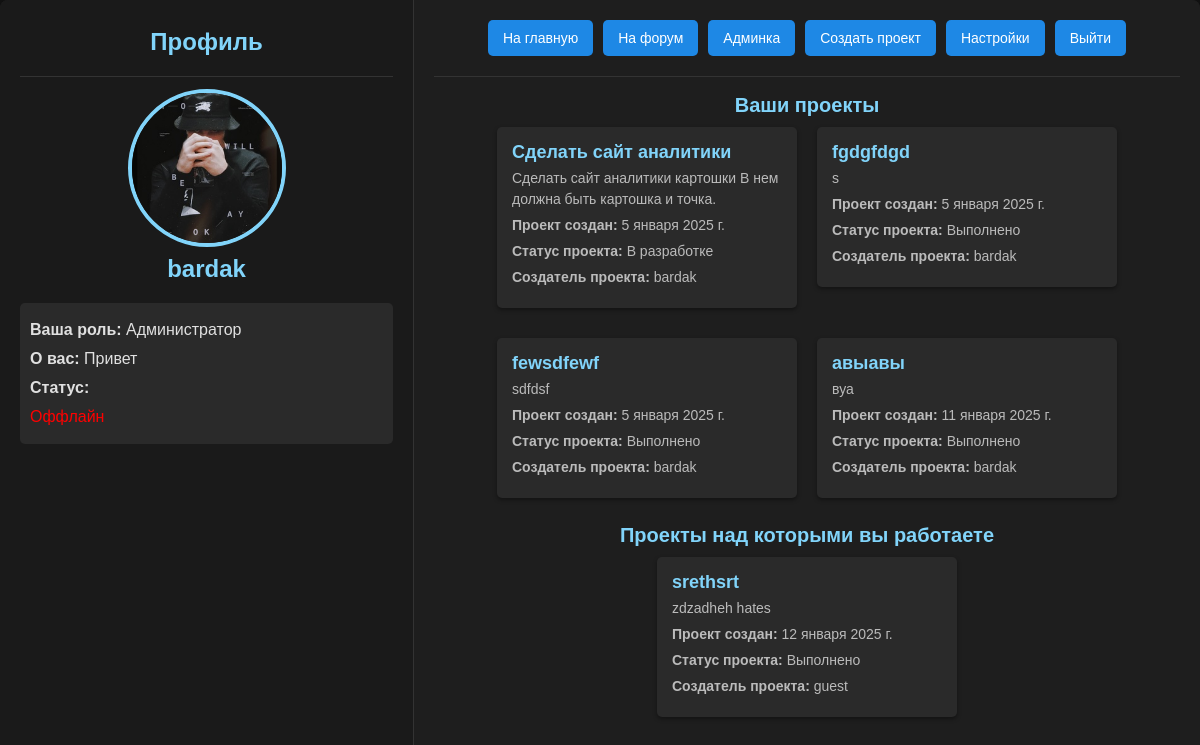
The page /profile/ (signed in) on the database as committed earlier.
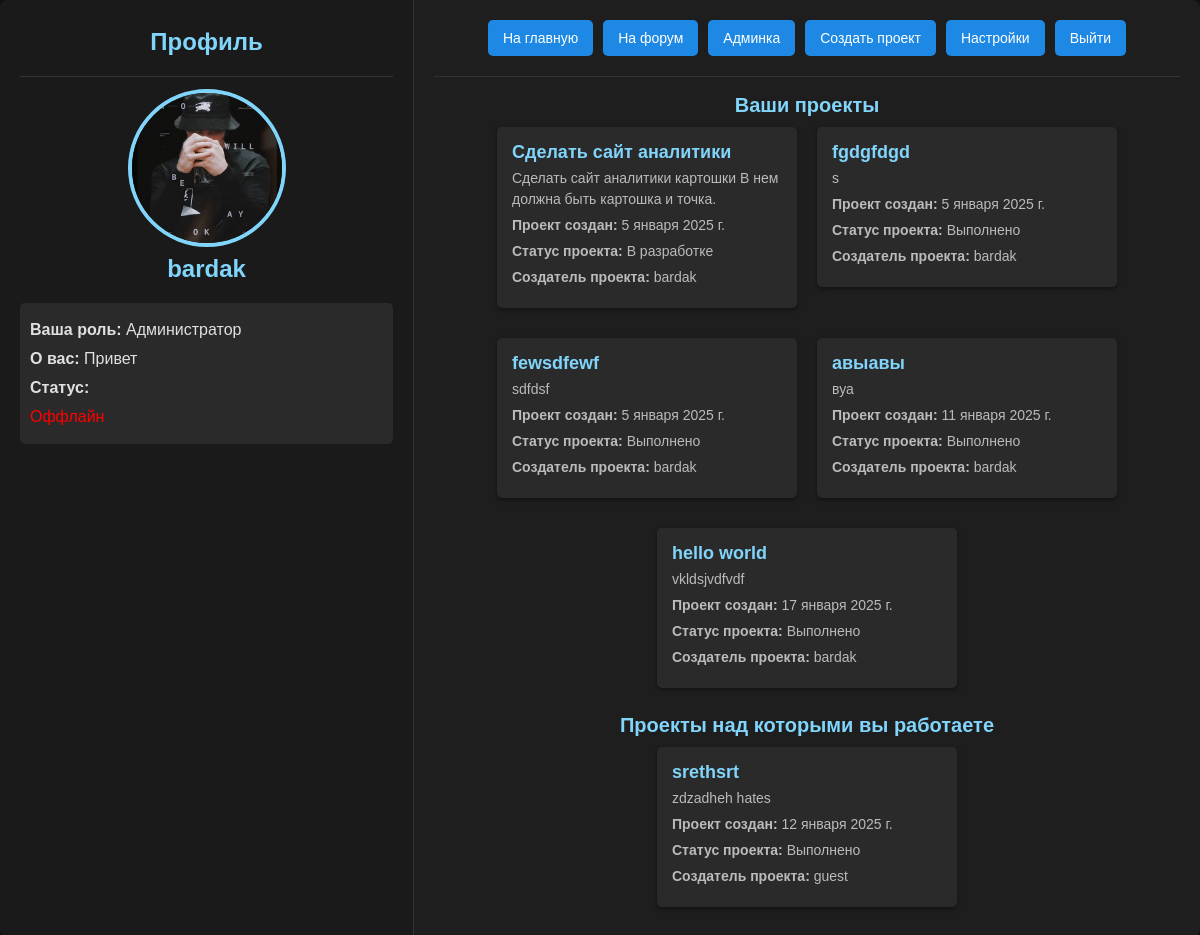
The same page on the database as committed later.
### scp/models.py (models this page shows, shortened)
class Project(models.Model):
    title = models.CharField(max_length=100, verbose_name='Название проекта')
    description = models.TextField(verbose_name='Описание проекта')
    code = models.TextField(blank=True, null=True)
    language = models.CharField(max_length=50, choices=Language.LANGUAGE_CHOICES, verbose_name='Язык программирования',default='Не указан')
    status = models.CharField(max_length=50,choices=Status.STATUS_CHOICES, verbose_name="Статус",default='Ожидает')
    owner = models.ForeignKey(User, on_delete=models.CASCADE,related_name='p_owner')
    participants = models.ManyToManyField(User, blank=True, related_name='p_participants')
    created_at = models.DateField(auto_now_add=True)
    files = models.FileField(upload_to='user_file/', blank=True, null=True)

### scp/views.py (the view)
# urls.py: path('profile/', views.profile, name='profile'), # Профиль
@login_required
def profile(request):
    profiles = get_object_or_404(Profile, puser = request.user)
    projects = Project.objects.filter(owner = request.user)
    memberprojects = Project.objects.filter(participants = request.user)
    return render(request, 'scp/profile.html', {'profile':profiles, 'projects':projects, "memberprojects":memberprojects})

### scp/templates/scp/profile.html (shortened to what the changed rows need)
{% load static %}
<!DOCTYPE html>
<html lang="ru">
<head>
    <link href="{% static 'scp/css/profile.css' %}" rel="stylesheet"/>
</head>
<body>
    <div class="container">
        <div class="left-container">
            <h1>Профиль</h1>
            <h1>{{ profile.puser }}</h1>
        </div>
        <div class="right-container">
            <div class="title-project">
                <h2>Ваши проекты</h2>
            </div>
            <div class="projects-container">
                {% for project in projects %}
                    <form method="post" action="{% url 'info_project' project.id %}">
                        <button type="submit" class="project-btn">
                            <h3>{{ project.title }}</h3>
                            <p>{{ project.description }}</p>
                            <p><strong>Проект создан:</strong> {{ project.created_at }}</p>
                            <p><strong>Статус проекта:</strong> {{ project.status }}</p>
                            <p><strong>Создатель проекта:</strong> {{ project.owner }}</p>
                        </button>
                    </form>
                {% empty %}
                    <p class="empty">Проекты отсутствуют</p>
                {% endfor %}
            </div>
            <div class="title-project">
                <h2>Проекты над которыми вы работаете</h2>
            </div>
            <div class="projects-container">
                {% for memberproject in memberprojects %}
                    <form method="post" action="{% url 'info_project' memberproject.id %}">
                        <button type="submit" class="project-btn">
                            <h3>{{ memberproject.title }}</h3>
                            <p>{{ memberproject.description }}</p>
                            <p><strong>Проект создан:</strong> {{ memberproject.created_at }}</p>
                            <p><strong>Статус проекта:</strong> {{ memberproject.status }}</p>
                            <p><strong>Создатель проекта:</strong> {{ memberproject.owner }}</p>
                        </button>
                    </form>
                {% empty %}
                    <p class="empty">Проекты отсутствуют</p>
                {% endfor %}
            </div>
        </div>
    </div>
</body>
</html>

Rows that differ between the two databases and show on the page:
added Project: title "hello world", description "vkldsjvdfvdf", created_at "17 января 2025 г.", status "Выполнено", owner "bardak", shown under "Ваши проекты"
